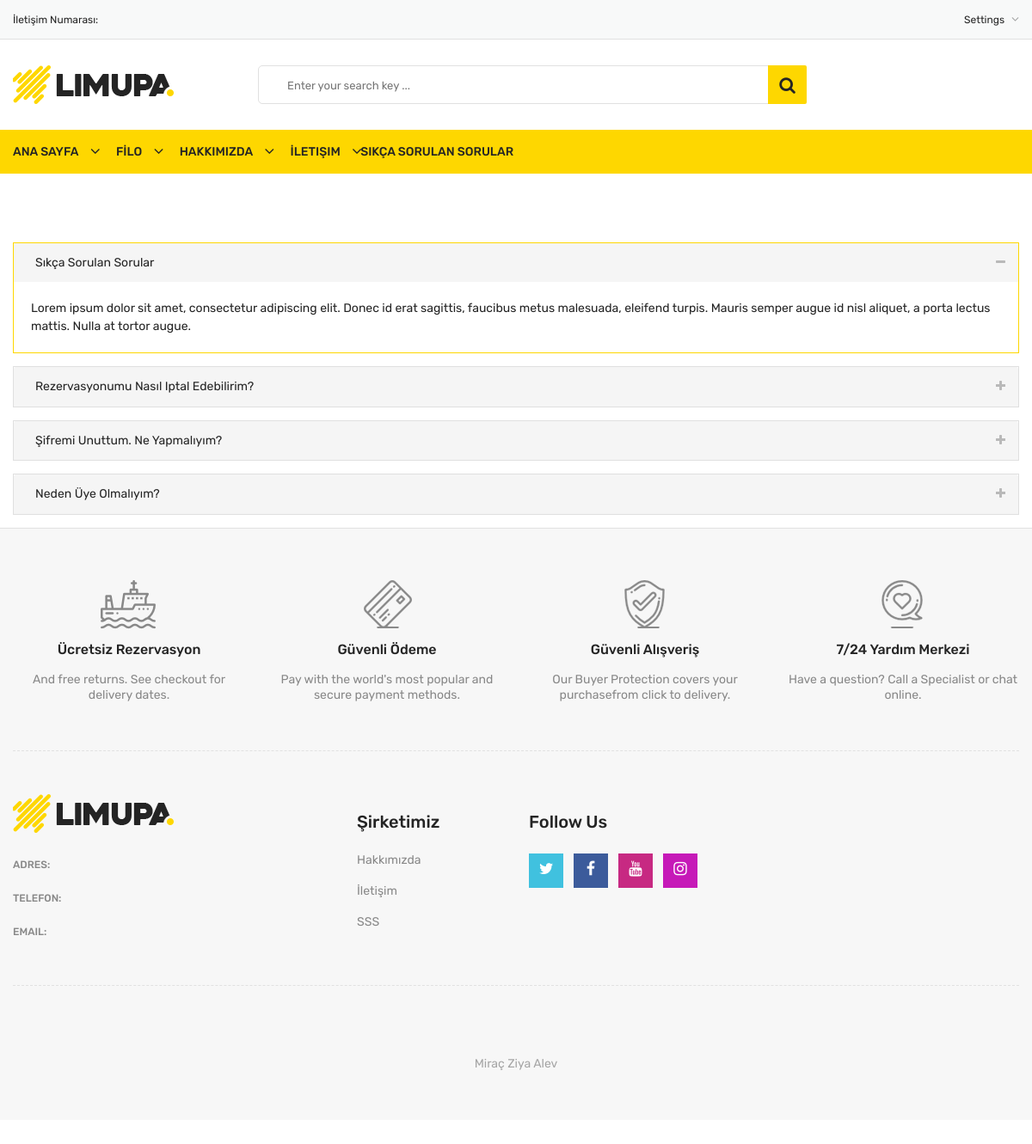
Screenshot of /sss/ with the database file from the repository.
### home/models.py (models this page shows, shortened)
class FAQ(models.Model):
    STATUS = (
        ('True', 'Evet'),
        ('False', 'Hayır'),
    )
    question = models.CharField(max_length=150)
    ordernumber = models.IntegerField()
    answer = models.TextField()
    status = models.CharField(max_length=10, choices=STATUS)
    create_at = models.DateTimeField(auto_now_add=True)
    update_at = models.DateTimeField(auto_now=True)

### home/views.py (the view)
# urls.py: path('sss/', views.faq, name='faq'),
def faq(request):
    category = Category.objects.all()
    faq = FAQ.objects.all().order_by('ordernumber')
    context = {
        'category': category,
        'faq' : faq,
    }
    return render(request, 'faq.html', context)

### home/templates/faq.html (shortened to what this page needs)
{% extends "homebase.html" %}
{% load static %}
{% block content %}
           <div class="frequently-area pt-60 pb-50">
                <div class="container">
                    <div class="row">
                        <div class="col-md-12">
                            <div class="frequently-accordion">
                                <div id="accordion">
                                  <div class="card actives">
                                    <div class="card-header" id="headingOne">
                                      <h5 class="mb-0">
                                        <a class="" data-toggle="collapse" data-target="#collapseOne" aria-expanded="true" aria-controls="collapseOne">
                                          Sıkça Sorulan Sorular
                                        </a>
                                      </h5>
                                    </div>
                                    <div id="collapseOne" class="collapse show" aria-labelledby="headingOne" data-parent="#accordion">
                                      <div class="card-body">
                                        Lorem ipsum dolor sit amet, consectetur adipiscing elit. Donec id erat sagittis, faucibus metus malesuada, eleifend turpis. Mauris semper augue id nisl aliquet, a porta lectus mattis. Nulla at tortor augue.
                                      </div>
                                    </div>
                                  </div>
                                    {% for rs in faq %}
                                  <div class="card">
                                    <div class="card-header" id="headingTwo">
                                      <h5 class="mb-0">
                                        <a class="collapsed" data-toggle="collapse" data-target="#{{ rs.id }}" aria-expanded="false" aria-controls="collapseTwo">
                                          {{ rs.question }}
                                        </a>
                                      </h5>
                                    </div>
                                  </div>
                                    {% endfor %}
                            </div>
                        </div>
                    </div>
                </div>
            </div>
{% endblock %}

### home/static/css/responsive.css (style rules this page uses)
@media (min-width: 1200px) and (max-width: 1500px) { .container { max-width: 1170px; padding-left: 0; padding-right: 0; } }

### rows the page displays
FAQ: question "Rezervasyonumu Nasıl Iptal Edebilirim?"
FAQ: question "Şifremi Unuttum. Ne Yapmalıyım?"
FAQ: question "Neden Üye Olmalıyım?"
